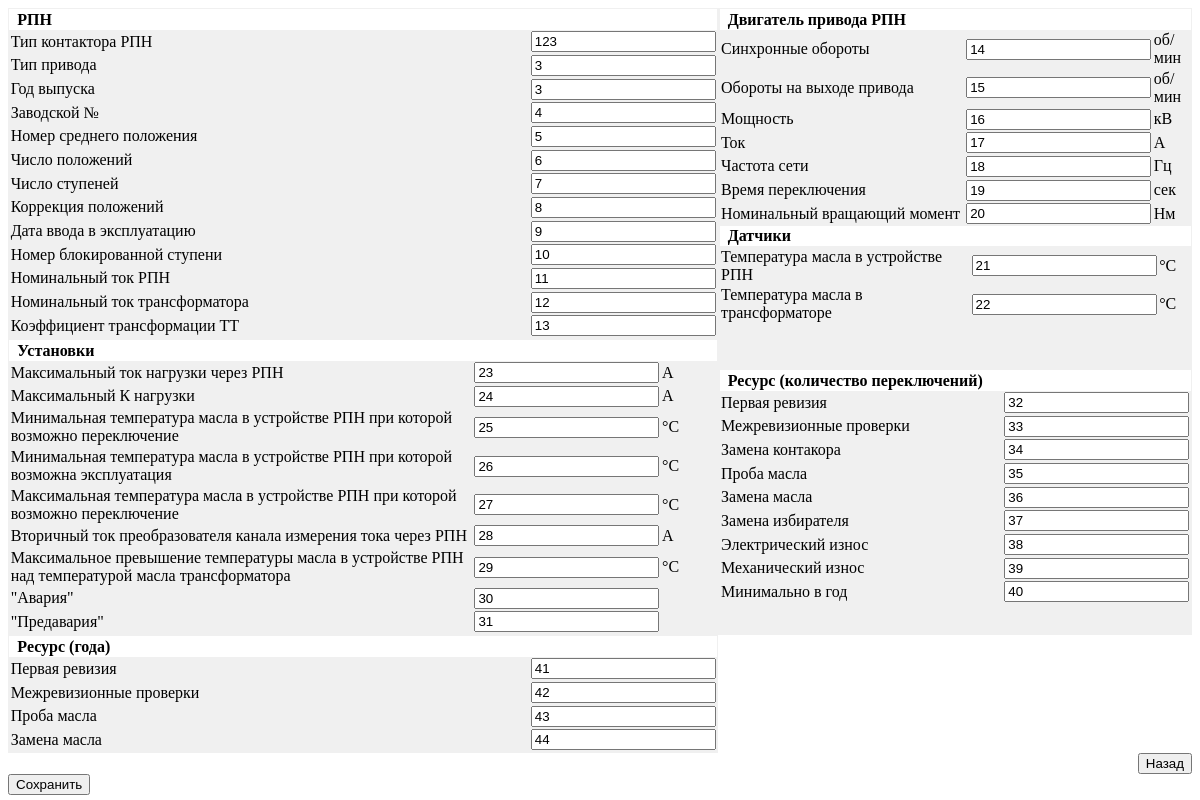
The page /settings.php on the database its author committed.
### tables this page shows
CREATE TABLE settings (rpn_type_contact TEXT DEFAULT (1), rpn_type TEXT DEFAULT (2), made_date TEXT DEFAULT (3), serial TEXT DEFAULT (4), num_median_pol INTEGER DEFAULT (5), num_pol INTEGER DEFAULT (6), num_step INTEGER DEFAULT (7), kor_pol INTEGER DEFAULT (8), use_date TEXT DEFAULT (9), num_block_step INTEGER DEFAULT (10), nominal_current_rpn INTEGER DEFAULT (11), nominal_current_tr INTEGER DEFAULT (12), koeff_tt INTEGER DEFAULT (13), synchro_turns INTEGER DEFAULT (14), turns_out INTEGER DEFAULT (15), power INTEGER DEFAULT (16), "current" INTEGER DEFAULT (17), frequ INTEGER DEFAULT (18), time_swich INTEGER DEFAULT (19), nominal_torque INTEGER DEFAULT (20), temp_oil_rpn INTEGER DEFAULT (21), temp_oil_tr INTEGER DEFAULT (22), max_cur_rpn INTEGER DEFAULT (23), max_k INTEGER DEFAULT (24), min_temp_oil_swich INTEGER DEFAULT (25), min_temp_oil_use INTEGER DEFAULT (26), max_temp_oil_swich INTEGER DEFAULT (27), current_secondary INTEGER DEFAULT (28), diff_temp INTEGER DEFAULT (29), alarm INTEGER DEFAULT (30), warning INTEGER DEFAULT (31), first_revision INTEGER DEFAULT (32), intervision_chechs INTEGER DEFAULT (33), change_cont INTEGER DEFAULT (34), oil_probe INTEGER DEFAULT (35), oil_change INTEGER DEFAULT (36), selector_change INTEGER DEFAULT (37), electric_wearout INTEGER DEFAULT (38), mechanic_wearout INTEGER DEFAULT (39), min_in_year INTEGER DEFAULT (40), first_revision_2 INTEGER DEFAULT (41), intervision_check INTEGER DEFAULT (42), sample_oil INTEGER DEFAULT (43), change_oil INTEGER DEFAULT (44), id INTEGER PRIMARY KEY ASC AUTOINCREMENT);

### settings.php (the view, shortened to what this page needs)
<!doctype html>
<html>
<head>
<link href="style.css" rel="stylesheet" type="text/css">
</head>
<body>
<?php
$db = new SQLite3('test.db');
$results = $db->query('select * from settings ORDER BY
  id DESC
LIMIT 1');
$row = $results->fetchArray();
?>
<form action="save.php" method="POST">
	<table>
		<tr>
			<td width="60%">
				<table border="1">
					<tr>
						<th colspan="2">РПН</th>
					</tr>
					<tr>
						<td width="90%">Тип контактора РПН</td>
						<td width="10%"><input type="text" id="rpn_type_contact" name="rpn_type_contact" value="<?php echo $row[0]?>"></td>
					</tr>
					<tr>
						<td>Тип привода</td>
						<td><input type="text" id="rpn_type" name="rpn_type" value="<?php echo $row[1]?>"></td>
					</tr>
					<tr>
						<td>Год выпуска</td>
						<td><input type="text" id="made_date" name="made_date" value="<?php echo $row[2]?>"></td>
					</tr>
					<tr>
						<td>Заводской №</td>
						<td><input type="text" id="serial" name="serial" value="<?php echo $row[3]?>"></td>
					</tr>
					<tr>
						<td>Номер среднего положения</td>
						<td><input type="number" id="num_median_pol" name="num_median_pol" value="<?php echo $row[4]?>"></td>
					</tr>
					<tr>
						<td>Число положений</td>
						<td><input type="number" id="num_pol" name="num_pol" value="<?php echo $row[5]?>"></td>
					</tr>
					<tr>
						<td>Число ступеней</td>
						<td><input type="number" id="num_step" name="num_step" value="<?php echo $row[6]?>"></td>
					</tr>
					<tr>
						<td>Коррекция положений</td>
						<td><input type="number" id="kor_pol" name="kor_pol" value="<?php echo $row[7]?>"></td>
					</tr>
					<tr>
						<td>Дата ввода в эксплуатацию</td>
						<td><input type="text" id="use_date" name="use_date" value="<?php echo $row[8]?>"></td>
					</tr>
					<tr>
						<td>Номер блокированной ступени</td>
						<td><input type="number" id="num_block_step" name="num_block_step" value="<?php echo $row[9]?>"></td>
					</tr>
					<tr>
						<td>Номинальный ток РПН</td>
						<td><input type="number" id="nominal_current_rpn" name="nominal_current_rpn" value="<?php echo $row[10]?>"></td>
					</tr>
					<tr>
						<td>Номинальный ток трансформатора</td>
						<td><input type="number" id="nominal_current_tr" name="nominal_current_tr" value="<?php echo $row[11]?>"></td>
					</tr>
					<tr>
						<td>Коэффициент трансформации ТТ</td>
						<td><input type="number" id="koeff_tt" name="koeff_tt" value="<?php echo $row[12]?>"></td>
					</tr>
				</table>
			</td>
			<td style="vertical-align: top">
				<table border="1">
					<tr>
						<th colspan="3"> Двигатель привода РПН</th>
					</tr>
					<tr>
						<td width="85%">Синхронные обороты</td>
						<td width="5%"><input type="number" id="synchro_turns" name="synchro_turns" value="<?php echo $row[13]?>"></td>
						<td width="10%">об/мин</td>
					</tr>
					<tr>
						<td>Обороты на выходе привода</td>
						<td><input type="number" id="turns_out" name="turns_out" value="<?php echo $row[14]?>"></td>
						<td>об/мин</td>
					</tr>
					<tr>
						<td>Мощность</td>
						<td><input type="number" id="power" name="power" value="<?php echo $row[15]?>"></td>
						<td>кВ</td>
					</tr>
					<tr>
						<td>Ток</td>
						<td><input type="number" id="current" name="current" value="<?php echo $row[16]?>"></td>
						<td>А</td>
					</tr>
					<tr>
						<td>Частота сети</td>
						<td><input type="number" id="frequ" name="frequ" value="<?php echo $row[17]?>"></td>
						<td>Гц</td>
					</tr>
					<tr>
						<td>Время переключения</td>
						<td><input type="number" id="time_swich" name="time_swich" value="<?php echo $row[18]?>"></td>
						<td>сек</td>
					</tr>
					<tr>
						<td>Номинальный вращающий момент</td>
						<td><input type="number" id="nominal_torque" name="nominal_torque" value="<?php echo $row[19]?>"></td>
						<td>Нм</td>
					</tr>
				</table>
				<table border="1">
					<tr>
						<th colspan="3">Датчики</th>
					</tr>
					<tr>
						<td width="85%">Температура масла в устройстве РПН</td>
						<td width="5%"><input type="number" id="temp_oil_rpn" name="temp_oil_rpn" value="<?php echo $row[20]?>"></td>
						<td width="10%">°C</td>
					</tr>
					<tr>
						<td>Температура масла в трансформаторе</td>
						<td><input type="number" id="temp_oil_tr" name="temp_oil_tr" value="<?php echo $row[21]?>"></td>
						<td>°C</td>
					</tr>
				</table>
			</td>
		</tr>
		<tr>
			<td>
				<table border="1">
					<tr>
						<th colspan="3">Установки</th>
					</tr>
					<tr>
						<td width="85%">Максимальный ток нагрузки через РПН</td>
						<td width="5%"><input type="number" id="max_cur_rpn" name="max_cur_rpn" value="<?php echo $row[22]?>"></td>
						<td width="10%">А</td>
					</tr>
					<tr>
						<td>Максимальный К нагрузки</td>
						<td><input type="number" id="max_k" name="max_k" value="<?php echo $row[23]?>"></td>
						<td>А</td>
					</tr>
					<tr>
						<td>Минимальная температура масла в устройстве РПН при которой возможно переключение</td>
						<td><input type="number" id="min_temp_oil_swich" name="min_temp_oil_swich" value="<?php echo $row[24]?>"></td>
						<td>°C</td>
					</tr>
					<tr>
						<td>Минимальная температура масла в устройстве РПН при которой возможна эксплуатация</td>
						<td><input type="number" id="min_temp_oil_use" name="min_temp_oil_use" value="<?php echo $row[25]?>"></td>
						<td>°C</td>
					</tr>
					<tr>
						<td>Максимальная температура масла в устройстве РПН при которой возможно переключение</td>
						<td><input type="number" id="max_temp_oil_swich" name="max_temp_oil_swich" value="<?php echo $row[26]?>"></td>
						<td>°C</td>
					</tr>
					<tr>
						<td>Вторичный ток преобразователя канала измерения тока через РПН</td>
						<td><input type="number" id="current_secondary" name="current_secondary" value="<?php echo $row[27]?>"></td>
						<td>А</td>
					</tr>
					<tr>
						<td>Максимальное превышение температуры масла в устройстве РПН над температурой масла трансформатора</td>
						<td><input type="number" id="diff_temp" name="diff_temp" value="<?php echo $row[28]?>"></td>
						<td>°C</td>
					</tr>
					<tr>
						<td>"Авария"</td>
						<td><input type="number" id="alarm" name="alarm" value="<?php echo $row[29]?>"></td>
						<td></td>
					</tr>
					<tr>
						<td>"Предавария"</td>
						<td><input type="number" id="warning" name="warning" value="<?php echo $row[30]?>"></td>
						<td></td>
					</tr>
				</table>
			</td>
			<td>
				<table border="1">
					<tr>
						<th colspan="2">Ресурс (количество переключений)</th>
					</tr>
					<tr>
						<td width="90%">Первая ревизия</td>
						<td width="10%"><input type="number" id="first_revision" name="first_revision" value="<?php echo $row[31]?>"></td>
					</tr>
					<tr>
						<td>Межревизионные проверки</td>
						<td><input type="number" id="intervision_checks" name="intervision_chechs" value="<?php echo $row[32]?>"></td>
					</tr>
					<tr>
						<td>Замена контакора</td>
						<td><input type="number" id="change_cont" name="change_cont" value="<?php echo $row[33]?>"></td>
					</tr>
					<tr>
						<td>Проба масла</td>
						<td><input type="number" id="oil_probe" name="oil_probe" value="<?php echo $row[34]?>"></td>
					</tr>
					<tr>
						<td>Замена масла</td>
						<td><input type="number" id="oil_change" name="oil_change" value="<?php echo $row[35]?>"></td>
					</tr>
					<tr>
						<td>Замена избирателя</td>
						<td><input type="number" id="selector_change" name="selector_change" value="<?php echo $row[36]?>"></td>
					</tr>
					<tr>
						<td>Электрический износ</td>
						<td><input type="number" id="electric_wearout" name="electric_wearout" value="<?php echo $row[37]?>"></td>
					</tr>
					<tr>
						<td>Механический износ</td>
						<td><input type="number" id="mechanic_wearout" name="mechanic_wearout" value="<?php echo $row[38]?>"></td>
					</tr>
					<tr>
						<td>Минимально в год</td>
						<td><input type="number" id="min_in_year" name="min_in_year" value="<?php echo $row[39]?>"></td>
					</tr>
				</table>
			</td>
		</tr>
		<tr>
			<td>
				<table border="1">
					<tr>
						<th colspan="2">Ресурс (года)</th>
					</tr>
					<tr>
						<td width="90%">Первая ревизия</td>
						<td width="10%"><input type="number" id="first_revision_2" name="first_revision_2" value="<?php echo $row[40]?>"></td>
					</tr>
					<tr>
						<td>Межревизионные проверки</td>
						<td><input type="number" id="intervision_check" name="intervision_check" value="<?php echo $row[41]?>"></td>
					</tr>
					<tr>
						<td>Проба масла</td>
						<td><input type="number" id="sample_oil" name="sample_oil" value="<?php echo $row[42]?>"></td>
					</tr>
					<tr>
						<td>Замена масла</td>
						<td><input type="number" id="change_oil" name="change_oil" value="<?php echo $row[43]?>"></td>
					</tr>
				</table>
			</td>
		</tr>
	</table>
	<div align="right">
	<button type="button" onClick="window.location.href='measure.php';">Назад</button>
	</div>
	<div align="left">
<input type="submit" value="Сохранить" id="b2">
	</div>
</form>
</body>
</html>

### style.css (style rules this page uses)
table { font-size:100%;border-width:0;padding:0;width:100%;border:0pt solid #000000;border-collapse: collapse }
th { color:#000000;background-color:#FFFFFF;text-align:left;vertical-align:middle;padding-right:6pt;white-space:nowrap;border-bottom:0pt solid #000000; border-left: 0pt; border-right: 0pt; border-top: 0pt; padding-left:6pt;padding-top:1pt;padding-bottom:1pt }
tr { text-align:left;vertical-align:top }
td { text-align:left;vertical-align:middle;color:#000000;background-color:#F0F0F0;padding-left:1pt;padding-right:1pt;padding-top:1pt;padding-bottom:1pt;border-bottom: 0pt;border-left: 0pt;border-top: 0pt;border-right: 0pt }

### rows shown on the page
settings: rpn_type_contact "123", rpn_type "3", made_date "3", serial "4", num_median_pol "5", num_pol "6", num_step "7", kor_pol "8", use_date "9", num_block_step "10", nominal_current_rpn "11", nominal_current_tr "12", koeff_tt "13", synchro_turns "14", turns_out "15", power "16", current "17", frequ "18", time_swich "19", nominal_torque "20", temp_oil_rpn "21", temp_oil_tr "22", max_cur_rpn "23", max_k "24", min_temp_oil_swich "25", min_temp_oil_use "26", max_temp_oil_swich "27", current_secondary "28", diff_temp "29", alarm "30", warning "31", first_revision "32", intervision_chechs "33", change_cont "34", oil_probe "35", oil_change "36", selector_change "37", electric_wearout "38", mechanic_wearout "39", min_in_year "40", first_revision_2 "41", intervision_check "42", sample_oil "43", change_oil "44"
